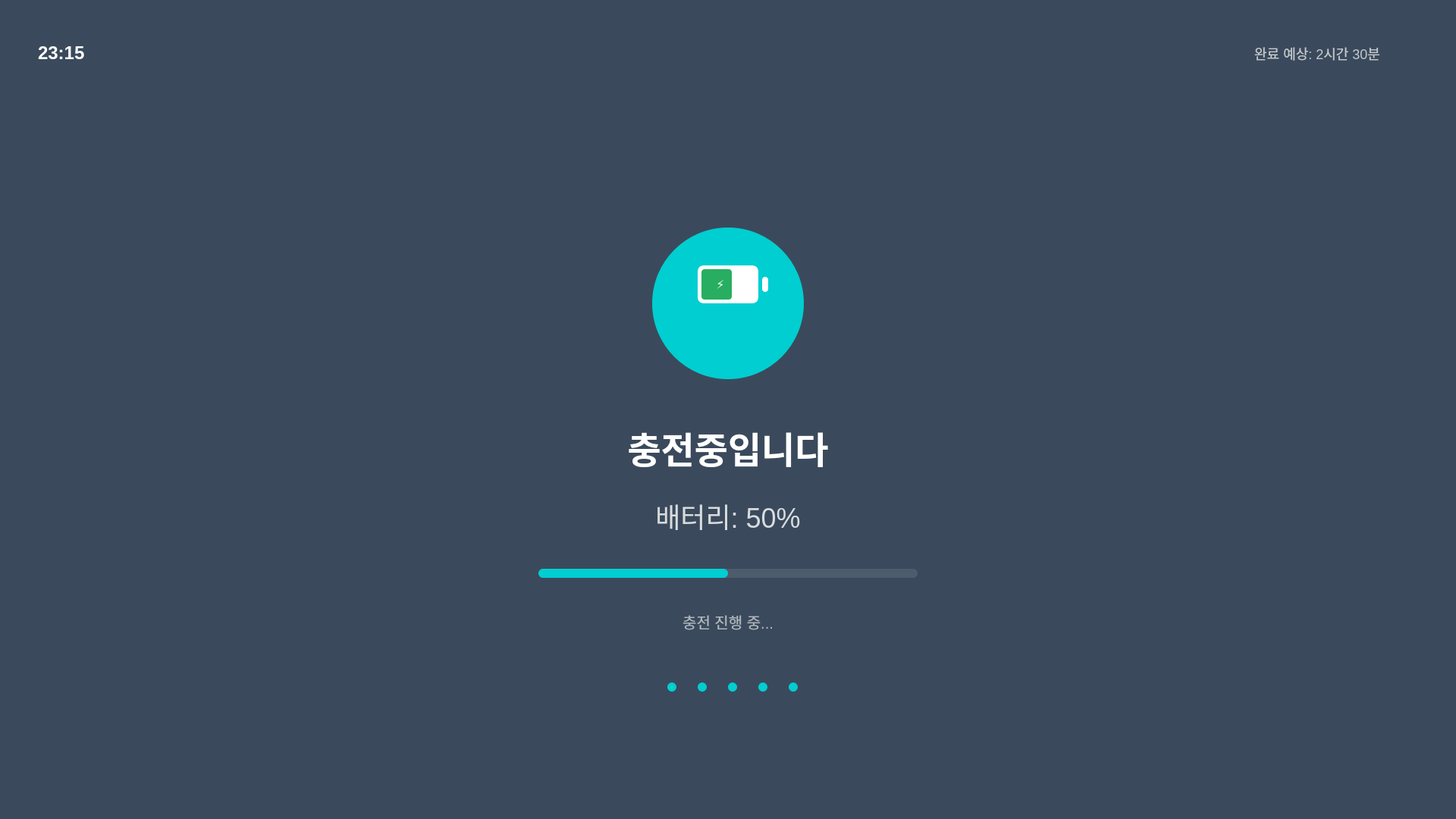
<?xml version="1.0" encoding="UTF-8"?>
<ui version="4.0">
 <class>Charging</class>
 <widget class="QWidget" name="Charging">
  <property name="geometry">
   <rect>
    <x>0</x>
    <y>0</y>
    <width>1920</width>
    <height>1080</height>
   </rect>
  </property>
  <property name="windowTitle">
   <string>Charging</string>
  </property>
  <property name="styleSheet">
   <string>QWidget {
    background-color: #3a4a5c;
}

QLabel {
    color: white;
    font-family: "Malgun Gothic", "Arial", sans-serif;
    background-color: transparent;
    border: none;
}</string>
  </property>
  
  <!-- 배터리 아이콘 배경 원 -->
  <widget class="QLabel" name="batteryIconBackground">
   <property name="geometry">
    <rect>
     <x>860</x>
     <y>300</y>
     <width>200</width>
     <height>200</height>
    </rect>
   </property>
   <property name="styleSheet">
    <string>background-color: #00CED1; border-radius: 100px;</string>
   </property>
   <property name="text">
    <string></string>
   </property>
  </widget>
  
  <!-- 배터리 아이콘 (배터리 몸체) -->
  <widget class="QLabel" name="batteryBody">
   <property name="geometry">
    <rect>
     <x>920</x>
     <y>350</y>
     <width>80</width>
     <height>50</height>
    </rect>
   </property>
   <property name="styleSheet">
    <string>background-color: white; border-radius: 8px; border: 3px solid white;</string>
   </property>
   <property name="text">
    <string></string>
   </property>
  </widget>
  
  <!-- 배터리 헤드 (작은 돌출 부분) -->
  <widget class="QLabel" name="batteryHead">
   <property name="geometry">
    <rect>
     <x>1005</x>
     <y>365</y>
     <width>8</width>
     <height>20</height>
    </rect>
   </property>
   <property name="styleSheet">
    <string>background-color: white; border-radius: 4px;</string>
   </property>
   <property name="text">
    <string></string>
   </property>
  </widget>
  
  <!-- 배터리 충전 레벨 -->
  <widget class="QLabel" name="batteryLevel">
   <property name="geometry">
    <rect>
     <x>925</x>
     <y>355</y>
     <width>40</width>
     <height>40</height>
    </rect>
   </property>
   <property name="styleSheet">
    <string>background-color: #27ae60; border-radius: 4px;</string>
   </property>
   <property name="text">
    <string></string>
   </property>
  </widget>
  
  <!-- 번개 아이콘 -->
  <widget class="QLabel" name="lightningIcon">
   <property name="geometry">
    <rect>
     <x>940</x>
     <y>365</y>
     <width>20</width>
     <height>20</height>
    </rect>
   </property>
   <property name="text">
    <string>⚡</string>
   </property>
   <property name="styleSheet">
    <string>font-size: 16px; color: white; background-color: transparent;</string>
   </property>
   <property name="alignment">
    <set>Qt::AlignCenter</set>
   </property>
  </widget>
  
  <!-- 메인 메시지 -->
  <widget class="QLabel" name="mainMessage">
   <property name="geometry">
    <rect>
     <x>760</x>
     <y>550</y>
     <width>400</width>
     <height>80</height>
    </rect>
   </property>
   <property name="text">
    <string>충전중입니다</string>
   </property>
   <property name="styleSheet">
    <string>font-size: 48px; 
font-weight: bold; 
color: white;</string>
   </property>
   <property name="alignment">
    <set>Qt::AlignCenter</set>
   </property>
  </widget>
  
  <!-- 배터리 퍼센트 -->
  <widget class="QLabel" name="batteryPercentage">
   <property name="geometry">
    <rect>
     <x>810</x>
     <y>650</y>
     <width>300</width>
     <height>60</height>
    </rect>
   </property>
   <property name="text">
    <string>배터리: 50%</string>
   </property>
   <property name="styleSheet">
    <string>font-size: 36px; 
color: rgba(255, 255, 255, 0.8); 
font-weight: normal;</string>
   </property>
   <property name="alignment">
    <set>Qt::AlignCenter</set>
   </property>
  </widget>
  
  <!-- 진행률 바 프레임 -->
  <widget class="QFrame" name="progressBarFrame">
   <property name="geometry">
    <rect>
     <x>710</x>
     <y>750</y>
     <width>500</width>
     <height>12</height>
    </rect>
   </property>
   <property name="styleSheet">
    <string>background-color: rgba(255, 255, 255, 0.1); border-radius: 6px;</string>
   </property>
   
   <!-- 진행률 바 -->
   <widget class="QLabel" name="progressBar">
    <property name="geometry">
     <rect>
      <x>0</x>
      <y>0</y>
      <width>250</width>
      <height>12</height>
     </rect>
    </property>
    <property name="styleSheet">
     <string>background-color: #00CED1; border-radius: 6px;</string>
    </property>
    <property name="text">
     <string></string>
    </property>
   </widget>
  </widget>
  
  <!-- 상태 메시지 -->
  <widget class="QLabel" name="statusMessage">
   <property name="geometry">
    <rect>
     <x>760</x>
     <y>800</y>
     <width>400</width>
     <height>40</height>
    </rect>
   </property>
   <property name="text">
    <string>충전 진행 중...</string>
   </property>
   <property name="styleSheet">
    <string>font-size: 20px; 
color: rgba(255, 255, 255, 0.6); 
font-weight: normal;</string>
   </property>
   <property name="alignment">
    <set>Qt::AlignCenter</set>
   </property>
  </widget>
  
  <!-- 시간 표시 -->
  <widget class="QLabel" name="timeDisplay">
   <property name="geometry">
    <rect>
     <x>50</x>
     <y>50</y>
     <width>200</width>
     <height>40</height>
    </rect>
   </property>
   <property name="text">
    <string>23:15</string>
   </property>
   <property name="styleSheet">
    <string>font-size: 24px; 
color: white; 
font-weight: bold;</string>
   </property>
   <property name="alignment">
    <set>Qt::AlignLeft|Qt::AlignVCenter</set>
   </property>
  </widget>
  
  <!-- 충전 완료 예상 시간 -->
  <widget class="QLabel" name="estimatedTime">
   <property name="geometry">
    <rect>
     <x>1520</x>
     <y>50</y>
     <width>300</width>
     <height>40</height>
    </rect>
   </property>
   <property name="text">
    <string>완료 예상: 2시간 30분</string>
   </property>
   <property name="styleSheet">
    <string>font-size: 18px; 
color: rgba(255, 255, 255, 0.7); 
font-weight: normal;</string>
   </property>
   <property name="alignment">
    <set>Qt::AlignRight|Qt::AlignVCenter</set>
   </property>
  </widget>
  
  <!-- 충전 애니메이션 점들 -->
  <widget class="QLabel" name="chargingDot1">
   <property name="geometry">
    <rect>
     <x>880</x>
     <y>900</y>
     <width>12</width>
     <height>12</height>
    </rect>
   </property>
   <property name="styleSheet">
    <string>background-color: #00CED1; border-radius: 6px;</string>
   </property>
   <property name="text">
    <string></string>
   </property>
  </widget>
  
  <widget class="QLabel" name="chargingDot2">
   <property name="geometry">
    <rect>
     <x>920</x>
     <y>900</y>
     <width>12</width>
     <height>12</height>
    </rect>
   </property>
   <property name="styleSheet">
    <string>background-color: #00CED1; border-radius: 6px;</string>
   </property>
   <property name="text">
    <string></string>
   </property>
  </widget>
  
  <widget class="QLabel" name="chargingDot3">
   <property name="geometry">
    <rect>
     <x>960</x>
     <y>900</y>
     <width>12</width>
     <height>12</height>
    </rect>
   </property>
   <property name="styleSheet">
    <string>background-color: #00CED1; border-radius: 6px;</string>
   </property>
   <property name="text">
    <string></string>
   </property>
  </widget>
  
  <widget class="QLabel" name="chargingDot4">
   <property name="geometry">
    <rect>
     <x>1000</x>
     <y>900</y>
     <width>12</width>
     <height>12</height>
    </rect>
   </property>
   <property name="styleSheet">
    <string>background-color: #00CED1; border-radius: 6px;</string>
   </property>
   <property name="text">
    <string></string>
   </property>
  </widget>
  
  <widget class="QLabel" name="chargingDot5">
   <property name="geometry">
    <rect>
     <x>1040</x>
     <y>900</y>
     <width>12</width>
     <height>12</height>
    </rect>
   </property>
   <property name="styleSheet">
    <string>background-color: #00CED1; border-radius: 6px;</string>
   </property>
   <property name="text">
    <string></string>
   </property>
  </widget>
 </widget>
 <resources/>
 <connections/>
</ui>
